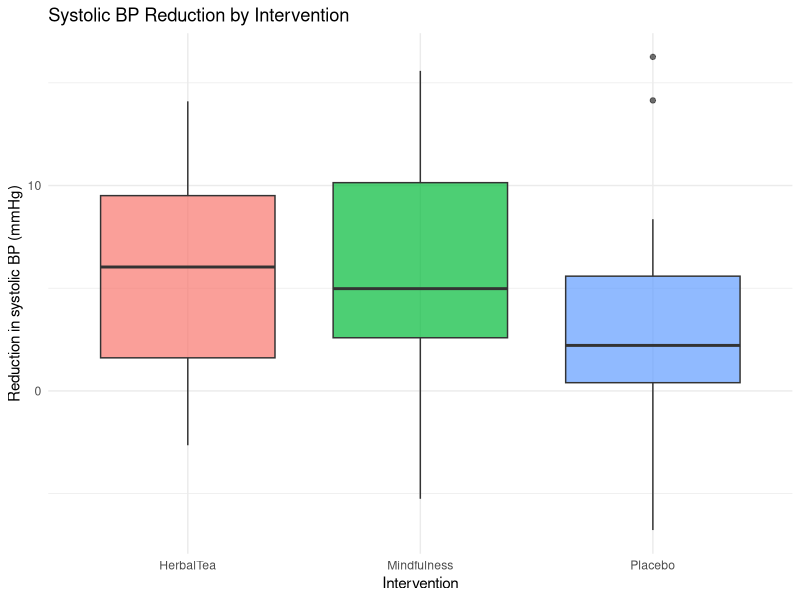
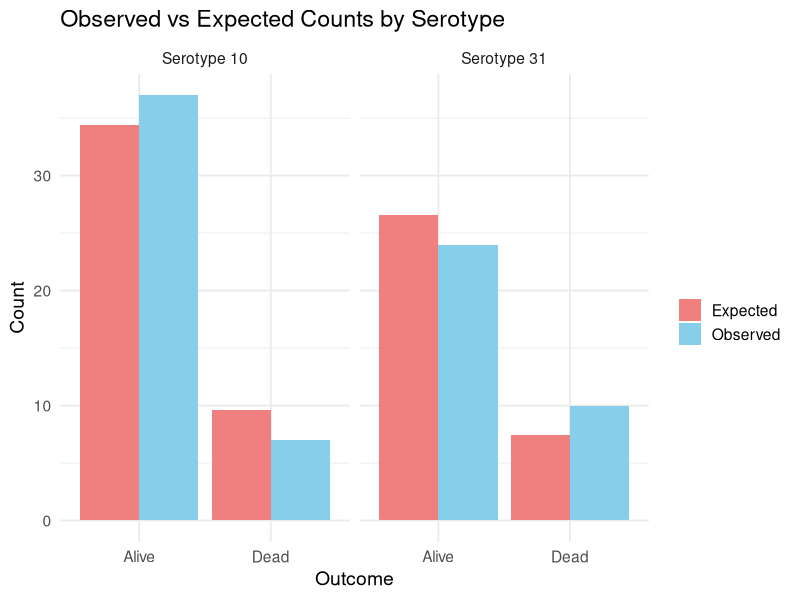

Write the R code that produced these figures, in order.
## ---- chunk 1
library(tidyverse)
set.seed(2025)

n <- 30

bp_data <- data.frame(
  group = rep(c("Placebo", "HerbalTea", "Mindfulness"), each = n),
  reduction = c(
    rnorm(n, mean = 2, sd = 5),   # Placebo: mean reduction ~2 mmHg
    rnorm(n, mean = 5, sd = 5),   # Herbal Tea: mean reduction ~5 mmHg
    rnorm(n, mean = 7, sd = 5)    # Mindfulness: mean reduction ~7 mmHg
  )
)
## ---- chunk 2
ggplot(bp_data, 
       aes(x = group, y = reduction, fill = group)) +
  geom_boxplot(alpha = 0.7) +
  labs(title = "Systolic BP Reduction by Intervention",
       x = "Intervention",
       y = "Reduction in systolic BP (mmHg)") +
  theme_minimal() +
  theme(legend.position = "none")
## ---- chunk 3
#| echo: true
anova_model <- aov(reduction ~ group, data = bp_data)
summary(anova_model)
## ---- chunk 4
# Load necessary packages
library(knitr)
library(kableExtra)

# Example data
data <- data.frame(
  Serotype = c("Serotype 10", "Serotype 31", "Total"),
  Alive = c(37, 24, 61),
  Dead = c(7, 10, 17),
  Total = c(44, 34, 78)
)

## ---- chunk 5
# Example data
data <- data.frame(
  Serotype = c("Serotype 10", "Serotype 31", "Total"),
  Alive = c("?", "?", 61),
  Dead = c("?", "?", 17),
  Total = c(44, 34, 78)
)


## ---- chunk 6
#| echo: true
# Compute expected count under independence
expected_10_alive <- (44/78) * (61/78) * 78
expected_10_alive
## ---- chunk 7
library(dplyr)
library(tidyr)
library(ggplot2)

# Observed data
obs_data <- data.frame(
  Serotype = c("Serotype 10", "Serotype 31"),
  Alive = c(37, 24),
  Dead = c(7, 10)
)

# Reshape to long format
obs_long <- obs_data %>%
  pivot_longer(cols = Alive:Dead, names_to = "Outcome", values_to = "Observed")

# Compute expected counts under independence
total_alive <- sum(obs_data$Alive)
total_dead <- sum(obs_data$Dead)
total_serotype <- rowSums(obs_data[, 2:3])
N <- sum(total_serotype)

expected_alive <- (total_serotype / N) * total_alive
expected_dead <- (total_serotype / N) * total_dead

exp_data <- data.frame(
  Serotype = obs_data$Serotype,
  Alive = expected_alive,
  Dead = expected_dead
) %>%
  pivot_longer(cols = Alive:Dead, names_to = "Outcome", values_to = "Expected")

# Combine observed and expected
plot_data <- obs_long %>%
  left_join(exp_data, by = c("Serotype", "Outcome")) %>%
  pivot_longer(cols = c(Observed, Expected), names_to = "Type", values_to = "Count")

# Plot observed vs expected
ggplot(plot_data, aes(x = Outcome, y = Count, fill = Type)) +
  geom_col(position = "dodge") +
  facet_wrap(~Serotype) +
  scale_fill_manual(values = c("Observed" = "skyblue", "Expected" = "lightcoral")) +
  theme_minimal(base_size = 14) +
  labs(
    title = "Observed vs Expected Counts by Serotype",
    y = "Count",
    x = "Outcome",
    fill = ""
  )
## ---- chunk 8
data <- matrix(c(37, 7, 24, 10), 
               byrow = T, nrow = 2)
data
chisq.test(data)
## ---- chunk 9
data <- matrix(c(37, 7, 24, 10), byrow = T, nrow = 2)
data
## ---- chunk 10
#| echo: true
fisher.test(data)
## ---- chunk 11
#| echo: false
data <- matrix(c(129, 97, 112, 114), byrow = T, nrow = 2)
chisq.test(data)
